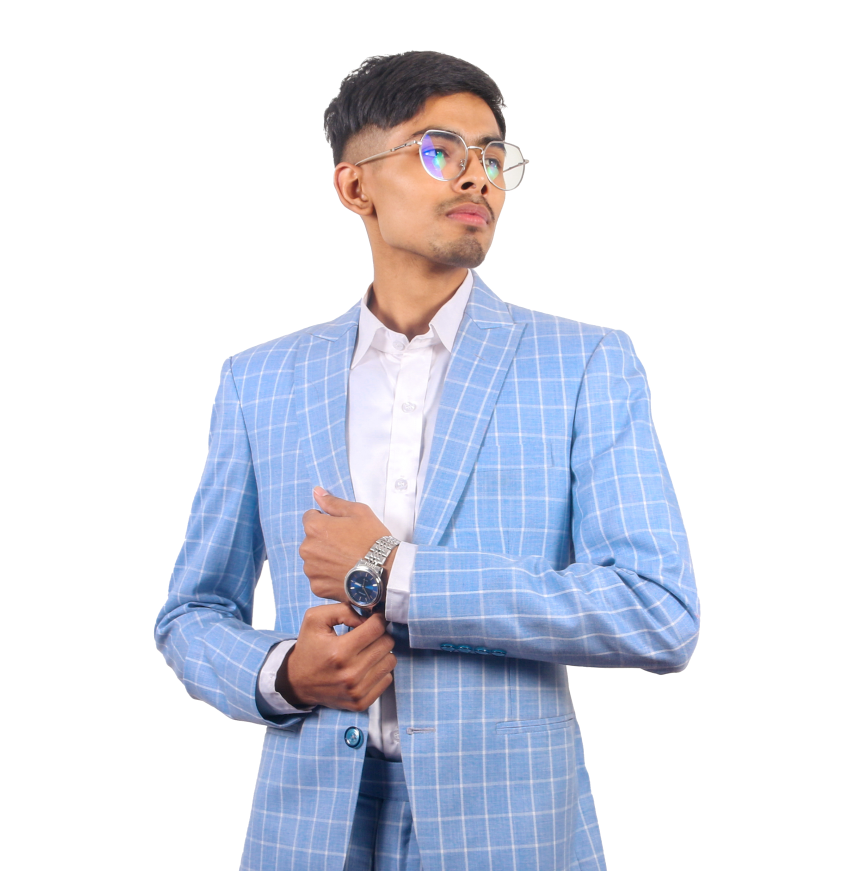
#> input picture Multimedia-Lab/giver.jpg, 2550 x 2613 px (shown at 1/3 size)
$ python black_white.py
#> lines starting #> are read from the running program, lines starting #| are printed output that depends on the picture; after the words box and inside, x2 and y2 are one past the last pixel; in counts of white or black regions, pixels touching at a corner belong together
import cv2
import numpy as np

img = cv2.imread('giver.jpg')
#> img is the input picture: shape (2613, 2550, 3); mean B, G, R 232.8, 221.9, 218.7
img = cv2.resize(img,(500,500))
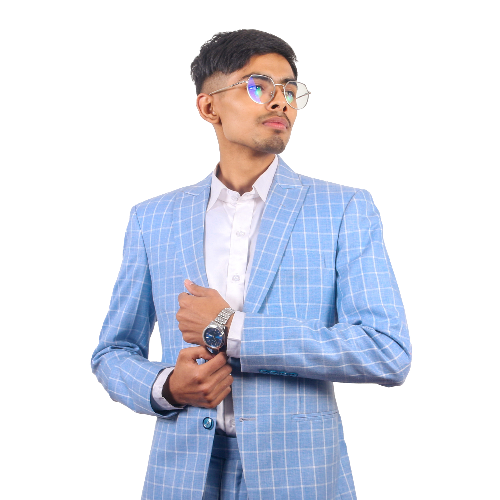
#> img: shape (500, 500, 3); mean B, G, R 232.8, 221.9, 218.6
cv2.imshow('before',img)

image = cv2.cvtColor(img,cv2.COLOR_BGR2GRAY)
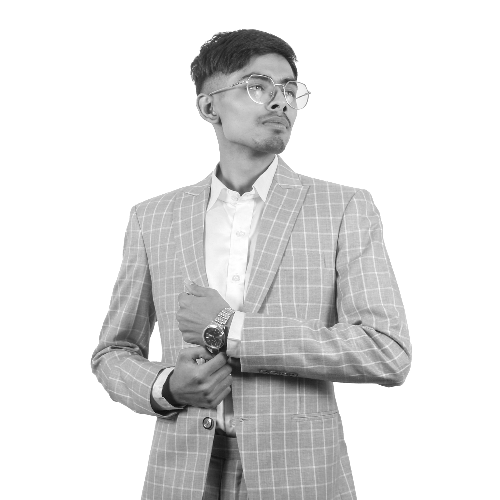
#> image: shape (500, 500); min 14, max 255, mean 222.2
(thresh,bimage1) = cv2.threshold(image,127,255,cv2.THRESH_BINARY)
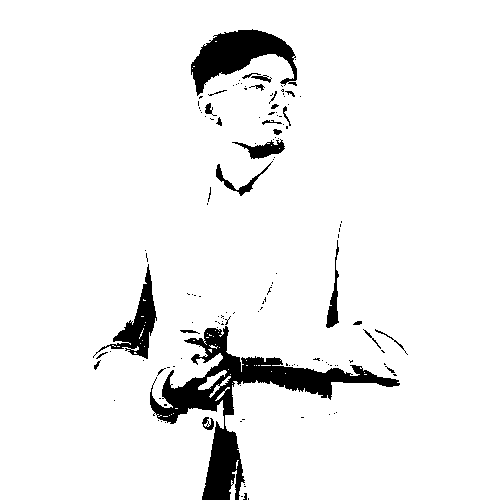
#> bimage1: shape (500, 500); 93.7% white; 133 black regions (107 under 20 px), largest, box (x1, y1, x2, y2) and area: (150, 326, 400, 500) 8477, (191, 29, 297, 96) 3278, (93, 264, 157, 359) 1607

(thresh,bimage2) = cv2.threshold(image,150,255,cv2.THRESH_BINARY)
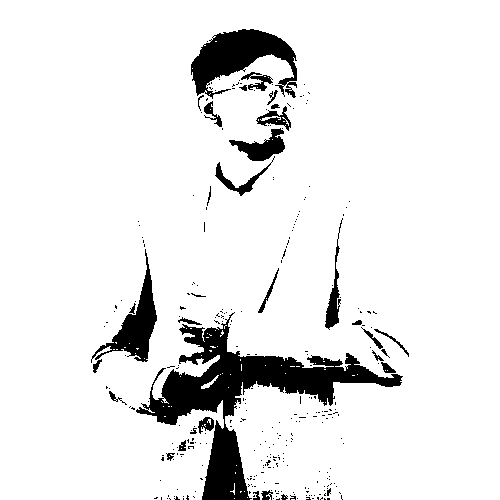
#> bimage2: shape (500, 500); 91.3% white; 308 black regions (274 under 20 px), largest, box (x1, y1, x2, y2) and area: (136, 312, 403, 500) 11589, (191, 29, 297, 99) 3676, (91, 249, 157, 363) 2056

#both_image = np.hstack([image,bimage1.bimahe2])

cv2.imshow('Black_and_white_after_first_threshold',bimage1)
cv2.waitKey(0)
cv2.imshow('Black_and_white_after_second_threshold_value',bimage2)
cv2.waitKey(0)
cv2.destroyAllWindows()
